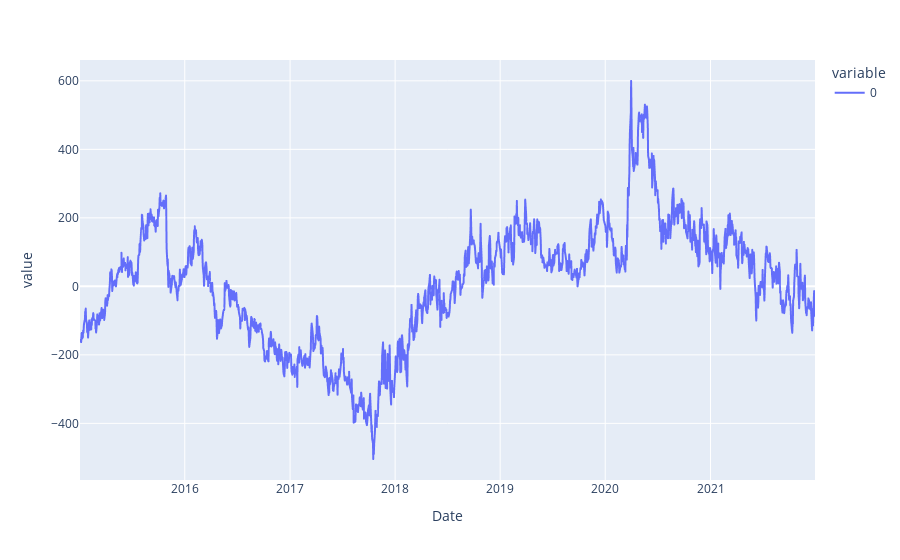
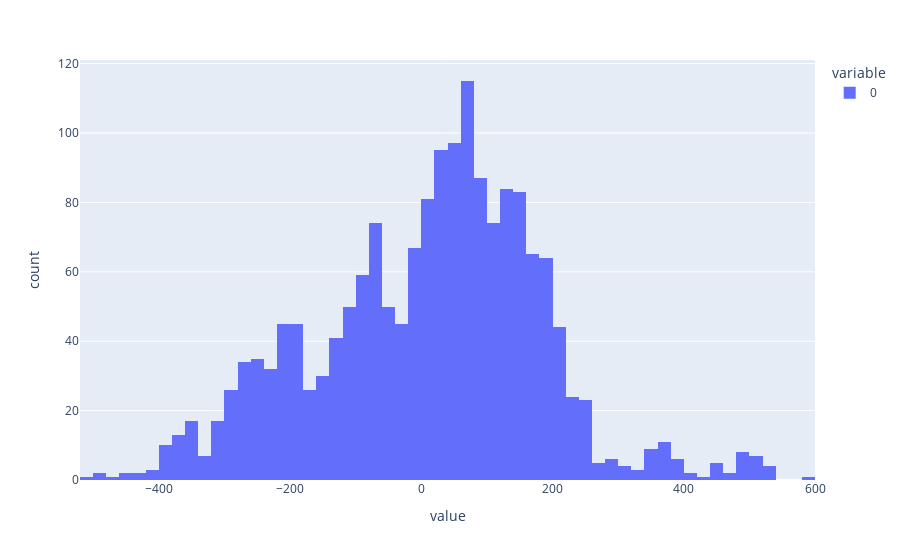

Source (notebook cell) for these figures, in order:
### Code cell
# in sample

residuales_is = Y_is - beta_hat_is*X_is
fig_is = px.line(residuales_is)
fig_is.show()

fig2 = px.histogram(residuales_is)
fig2.show()

### Figure 1 — Plotly figure (JSON) as saved in the notebook; plotly's stock layout.template omitted (floating-point values rounded to 4 significant figures; data arrays with more than 128 entries replaced by an {"elided": "..."} marker saying what was removed)
{"data": [{"hovertemplate": "variable=0<br>Date=%{x}<br>value=%{y}<extra></extra>", "legendgroup": "0", "line": {"color": "#636efa", "dash": "solid"}, "marker": {"symbol": "circle"}, "mode": "lines", "name": "0", "showlegend": true, "type": "scattergl", "x": {"elided": "1744 str values"}, "xaxis": "x", "y": {"elided": "1744 float values"}, "yaxis": "y"}], "layout": {"legend": {"title": {"text": "variable"}, "tracegroupgap": 0}, "margin": {"t": 60}, "xaxis": {"anchor": "y", "domain": [0, 1], "title": {"text": "Date"}}, "yaxis": {"anchor": "x", "domain": [0, 1], "title": {"text": "value"}}}}

### Figure 2 — Plotly figure (JSON) as saved in the notebook; plotly's stock layout.template omitted (floating-point values rounded to 4 significant figures; data arrays with more than 128 entries replaced by an {"elided": "..."} marker saying what was removed)
{"data": [{"alignmentgroup": "True", "bingroup": "x", "hovertemplate": "variable=0<br>value=%{x}<br>count=%{y}<extra></extra>", "legendgroup": "0", "marker": {"color": "#636efa", "pattern": {"shape": ""}}, "name": "0", "offsetgroup": "0", "orientation": "v", "showlegend": true, "type": "histogram", "x": {"elided": "1744 float values"}, "xaxis": "x", "yaxis": "y"}], "layout": {"barmode": "relative", "legend": {"title": {"text": "variable"}, "tracegroupgap": 0}, "margin": {"t": 60}, "xaxis": {"anchor": "y", "domain": [0, 1], "title": {"text": "value"}}, "yaxis": {"anchor": "x", "domain": [0, 1], "title": {"text": "count"}}}}
